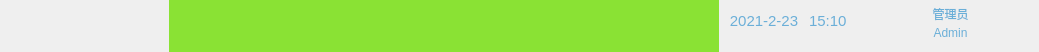
<?xml version="1.0" encoding="UTF-8"?>
<ui version="4.0">
 <class>wgttitlebar</class>
 <widget class="QWidget" name="wgttitlebar">
  <property name="geometry">
   <rect>
    <x>0</x>
    <y>0</y>
    <width>1039</width>
    <height>52</height>
   </rect>
  </property>
  <property name="minimumSize">
   <size>
    <width>0</width>
    <height>50</height>
   </size>
  </property>
  <property name="maximumSize">
   <size>
    <width>16777215</width>
    <height>52</height>
   </size>
  </property>
  <property name="windowTitle">
   <string>Form</string>
  </property>
  <property name="styleSheet">
   <string notr="true">wgttitlebar{
border-image: url(:/image/titlebar.png);
}
</string>
  </property>
  <layout class="QHBoxLayout" name="horizontalLayout_4">
   <property name="spacing">
    <number>0</number>
   </property>
   <property name="leftMargin">
    <number>0</number>
   </property>
   <property name="topMargin">
    <number>0</number>
   </property>
   <property name="rightMargin">
    <number>0</number>
   </property>
   <property name="bottomMargin">
    <number>0</number>
   </property>
   <item>
    <layout class="QHBoxLayout" name="horizontalLayout_3">
     <property name="spacing">
      <number>26</number>
     </property>
     <property name="leftMargin">
      <number>16</number>
     </property>
     <item>
      <widget class="QLabel" name="lblTitle">
       <property name="minimumSize">
        <size>
         <width>127</width>
         <height>33</height>
        </size>
       </property>
       <property name="maximumSize">
        <size>
         <width>127</width>
         <height>33</height>
        </size>
       </property>
       <property name="styleSheet">
        <string notr="true"/>
       </property>
       <property name="text">
        <string/>
       </property>
      </widget>
     </item>
     <item>
      <widget class="WgtMenuBar" name="wgtMenu" native="true">
       <property name="minimumSize">
        <size>
         <width>550</width>
         <height>0</height>
        </size>
       </property>
       <property name="styleSheet">
        <string notr="true">background-color: rgb(138, 226, 52);</string>
       </property>
      </widget>
     </item>
    </layout>
   </item>
   <item>
    <layout class="QVBoxLayout" name="verticalLayout">
     <property name="spacing">
      <number>0</number>
     </property>
     <item>
      <widget class="QWidget" name="wgtDate" native="true">
       <property name="minimumSize">
        <size>
         <width>165</width>
         <height>30</height>
        </size>
       </property>
       <property name="maximumSize">
        <size>
         <width>165</width>
         <height>30</height>
        </size>
       </property>
       <layout class="QHBoxLayout" name="horizontalLayout">
        <property name="spacing">
         <number>0</number>
        </property>
        <property name="leftMargin">
         <number>0</number>
        </property>
        <property name="topMargin">
         <number>0</number>
        </property>
        <property name="rightMargin">
         <number>0</number>
        </property>
        <property name="bottomMargin">
         <number>0</number>
        </property>
        <item>
         <widget class="QLabel" name="lblDate">
          <property name="minimumSize">
           <size>
            <width>80</width>
            <height>20</height>
           </size>
          </property>
          <property name="maximumSize">
           <size>
            <width>80</width>
            <height>16777215</height>
           </size>
          </property>
          <property name="font">
           <font>
            <pointsize>11</pointsize>
           </font>
          </property>
          <property name="styleSheet">
           <string notr="true">color: #6BAFD8;</string>
          </property>
          <property name="text">
           <string>2021-2-23</string>
          </property>
          <property name="alignment">
           <set>Qt::AlignBottom|Qt::AlignHCenter</set>
          </property>
         </widget>
        </item>
        <item>
         <widget class="QLabel" name="lblTime">
          <property name="minimumSize">
           <size>
            <width>70</width>
            <height>20</height>
           </size>
          </property>
          <property name="maximumSize">
           <size>
            <width>70</width>
            <height>16777215</height>
           </size>
          </property>
          <property name="font">
           <font>
            <pointsize>11</pointsize>
           </font>
          </property>
          <property name="styleSheet">
           <string notr="true">color: #6BAFD8;</string>
          </property>
          <property name="text">
           <string>15:10</string>
          </property>
          <property name="alignment">
           <set>Qt::AlignBottom|Qt::AlignLeading|Qt::AlignLeft</set>
          </property>
         </widget>
        </item>
       </layout>
      </widget>
     </item>
     <item>
      <widget class="QLabel" name="lblMsg">
       <property name="minimumSize">
        <size>
         <width>0</width>
         <height>20</height>
        </size>
       </property>
       <property name="maximumSize">
        <size>
         <width>165</width>
         <height>16777215</height>
        </size>
       </property>
       <property name="font">
        <font>
         <pointsize>11</pointsize>
        </font>
       </property>
       <property name="styleSheet">
        <string notr="true">color: rgb(255, 255, 255);</string>
       </property>
       <property name="text">
        <string/>
       </property>
       <property name="alignment">
        <set>Qt::AlignCenter</set>
       </property>
      </widget>
     </item>
    </layout>
   </item>
   <item>
    <spacer name="horizontalSpacer">
     <property name="orientation">
      <enum>Qt::Horizontal</enum>
     </property>
     <property name="sizeType">
      <enum>QSizePolicy::Expanding</enum>
     </property>
     <property name="sizeHint" stdset="0">
      <size>
       <width>12</width>
       <height>20</height>
      </size>
     </property>
    </spacer>
   </item>
   <item>
    <widget class="QWidget" name="wgtLogin" native="true">
     <property name="minimumSize">
      <size>
       <width>0</width>
       <height>50</height>
      </size>
     </property>
     <property name="maximumSize">
      <size>
       <width>147</width>
       <height>50</height>
      </size>
     </property>
     <property name="styleSheet">
      <string notr="true"> /*border-radius:5px;
border-color: rgb(52, 101, 164);
border-image: url(:/image/white20alpha.png);
*/</string>
     </property>
     <layout class="QHBoxLayout" name="horizontalLayout_2">
      <property name="spacing">
       <number>6</number>
      </property>
      <property name="leftMargin">
       <number>0</number>
      </property>
      <property name="topMargin">
       <number>0</number>
      </property>
      <property name="rightMargin">
       <number>10</number>
      </property>
      <property name="bottomMargin">
       <number>0</number>
      </property>
      <item>
       <widget class="QPushButton" name="btnMute">
        <property name="minimumSize">
         <size>
          <width>25</width>
          <height>50</height>
         </size>
        </property>
        <property name="maximumSize">
         <size>
          <width>25</width>
          <height>50</height>
         </size>
        </property>
        <property name="focusPolicy">
         <enum>Qt::NoFocus</enum>
        </property>
        <property name="layoutDirection">
         <enum>Qt::RightToLeft</enum>
        </property>
        <property name="styleSheet">
         <string notr="true">background-color: rgba(255, 255, 255, 0);
border:0px solid gray;
border-radius:0px;
color: rgb(255, 255, 255);</string>
        </property>
        <property name="text">
         <string/>
        </property>
        <property name="icon">
         <iconset resource="../../resource/image/image.qrc">
          <normaloff>:/image/escVoice.png</normaloff>:/image/escVoice.png</iconset>
        </property>
        <property name="iconSize">
         <size>
          <width>21</width>
          <height>22</height>
         </size>
        </property>
       </widget>
      </item>
      <item>
       <widget class="QWidget" name="widget" native="true">
        <property name="minimumSize">
         <size>
          <width>0</width>
          <height>50</height>
         </size>
        </property>
        <property name="maximumSize">
         <size>
          <width>100</width>
          <height>50</height>
         </size>
        </property>
        <layout class="QVBoxLayout" name="verticalLayout_3">
         <property name="spacing">
          <number>0</number>
         </property>
         <property name="leftMargin">
          <number>0</number>
         </property>
         <property name="topMargin">
          <number>0</number>
         </property>
         <property name="rightMargin">
          <number>0</number>
         </property>
         <property name="bottomMargin">
          <number>0</number>
         </property>
         <item>
          <layout class="QVBoxLayout" name="verticalLayout_2">
           <property name="spacing">
            <number>0</number>
           </property>
           <item>
            <widget class="QLabel" name="lblUserName">
             <property name="minimumSize">
              <size>
               <width>55</width>
               <height>20</height>
              </size>
             </property>
             <property name="styleSheet">
              <string notr="true">color: #6BAFD8;</string>
             </property>
             <property name="text">
              <string>管理员</string>
             </property>
             <property name="alignment">
              <set>Qt::AlignCenter</set>
             </property>
            </widget>
           </item>
           <item>
            <widget class="QLabel" name="lblAccount">
             <property name="minimumSize">
              <size>
               <width>55</width>
               <height>20</height>
              </size>
             </property>
             <property name="styleSheet">
              <string notr="true">color: #6BAFD8;</string>
             </property>
             <property name="text">
              <string>Admin</string>
             </property>
             <property name="alignment">
              <set>Qt::AlignHCenter|Qt::AlignTop</set>
             </property>
            </widget>
           </item>
          </layout>
         </item>
        </layout>
       </widget>
      </item>
      <item>
       <widget class="QPushButton" name="btnLogin">
        <property name="minimumSize">
         <size>
          <width>45</width>
          <height>50</height>
         </size>
        </property>
        <property name="maximumSize">
         <size>
          <width>45</width>
          <height>50</height>
         </size>
        </property>
        <property name="focusPolicy">
         <enum>Qt::NoFocus</enum>
        </property>
        <property name="styleSheet">
         <string notr="true">background-color: rgba(255, 255, 255, 0);
border:0px solid gray;
border-radius:0px;
color: rgb(255, 255, 255);</string>
        </property>
        <property name="text">
         <string/>
        </property>
        <property name="icon">
         <iconset resource="../../resource/image/image.qrc">
          <normaloff>:/image/login.png</normaloff>:/image/login.png</iconset>
        </property>
        <property name="iconSize">
         <size>
          <width>23</width>
          <height>23</height>
         </size>
        </property>
       </widget>
      </item>
     </layout>
    </widget>
   </item>
  </layout>
 </widget>
 <customwidgets>
  <customwidget>
   <class>WgtMenuBar</class>
   <extends>QWidget</extends>
   <header location="global">wgtmenubar.h</header>
   <container>1</container>
  </customwidget>
 </customwidgets>
 <resources>
  <include location="../../resource/image/image.qrc"/>
 </resources>
 <connections/>
</ui>
